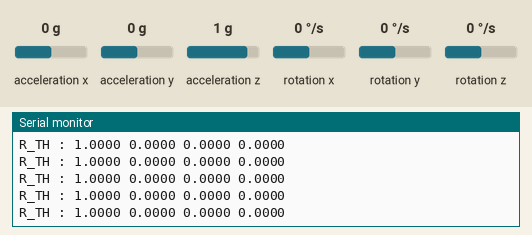
This sketch was run on a simulated ESP32. Shown: the last lines printed to the serial monitor. Inputs (shaded band) come from the test bench; at power-on: acceleration x 0 g, acceleration y 0 g, acceleration z 1 g, rotation z 0 °/s, rotation x 0 °/s, rotation y 0 °/s. WiFi joins after 1.5 s; servers stay silent unless stated.

Above: at 3.2 s.
3.3 s: acceleration x set to -1.4 g
At 4.3 s:
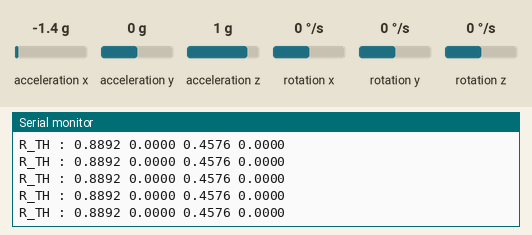
4.8 s: acceleration y set to -1.4 g
At 5.6 s:
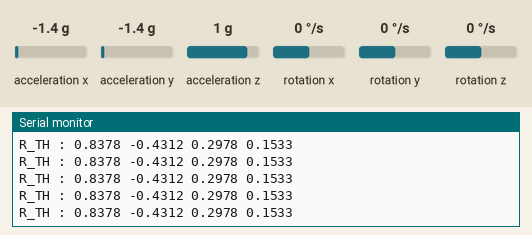
6.3 s: acceleration z set to -1.4 g
At 7.3 s:
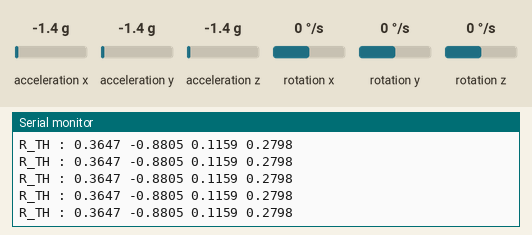
7.8 s: rotation z set to -192 °/s
At 8.5 s:
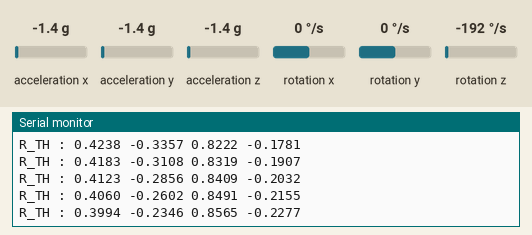
Timing chart, 0 to 10.3 s (numbered marks = the images above; inputs shaded):
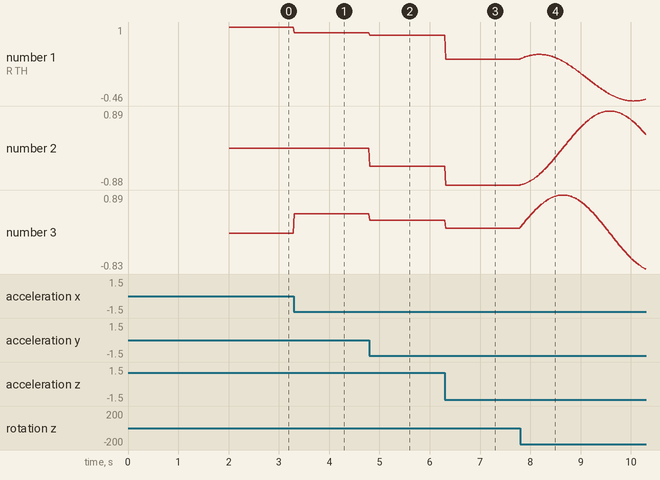

Measured:
- after the input at 3.3 s, the serial monitor: prints a new line at once (image 1)
- after the input at 4.8 s, the serial monitor: prints a new line at once (image 2)
- after the input at 6.3 s, the serial monitor: prints a new line at once (image 3)
- after the input at 7.8 s, the serial monitor: prints a new line at once (image 4)
- plotted number 1: 1 → 0.89 after the input at 3.3 s, 0.89 → 0.84 after the input at 4.8 s, 0.84 → 0.36 after the input at 6.3 s, 0.36 → -0.42 after the input at 7.8 s
- plotted number 2: 0 → -0.43 after the input at 4.8 s, -0.43 → -0.88 after the input at 6.3 s, -0.88 → 0.32 after the input at 7.8 s
- plotted number 3: 0 → 0.46 after the input at 3.3 s, 0.46 → 0.3 after the input at 4.8 s, 0.3 → 0.12 after the input at 6.3 s, 0.12 → -0.83 after the input at 7.8 s

The sketch:

1.ino
```cpp
#include <WiFi.h>
#include <WiFiUdp.h>
#include <Wire.h>
#include "I2Cdev.h"
#include "MPU6050_6Axis_MotionApps612.h"

const char* ssid     = "TP-Link_DF6C_Cave";
const char* password = "Caveiot@123";

// One multicast address — all 3 laptops receive automatically
const char* multicast_ip = "239.0.0.1";
const unsigned int port  = 5005;

// ← CHANGE THIS per sensor: L_FA, R_FA, L_UA, R_UA, L_TH, L_SH, R_TH, R_SH, HIPS, CHEST
const char* SENSOR_LABEL = "R_TH";

WiFiUDP udp;
MPU6050 mpu;
uint8_t fifoBuffer[64];

void setup() {
    Serial.begin(115200);
    Wire.begin(8, 9);

    WiFi.begin(ssid, password);
    while (WiFi.status() != WL_CONNECTED) { delay(500); Serial.print("."); }
    Serial.println("\nWiFi Connected");

    mpu.initialize();
    if (mpu.dmpInitialize() == 0) {
        mpu.setDMPEnabled(true);
        Serial.println("DMP Ready");
    } else { while(1); }
}

void loop() {
    static unsigned long lastSend = 0;

    if (!mpu.dmpGetCurrentFIFOPacket(fifoBuffer)) return;
    if (millis() - lastSend < 15) return;  // cap at ~67Hz
    lastSend = millis();

    Quaternion q;
    mpu.dmpGetQuaternion(&q, fifoBuffer);

    Serial.print(SENSOR_LABEL);
    Serial.print(" : ");
    Serial.print(q.w, 4);
    Serial.print(" ");
    Serial.print(q.x, 4);
    Serial.print(" ");
    Serial.print(q.y, 4);
    Serial.print(" ");
    Serial.println(q.z, 4);

    char payload[64];
    snprintf(payload, sizeof(payload), "%s,%.4f,%.4f,%.4f,%.4f",
             SENSOR_LABEL, q.w, q.x, q.y, q.z);

    // Single send — router replicates to all 3 laptops
    udp.beginPacket(multicast_ip, port);
    udp.print(payload);
    udp.endPacket();
}
```
